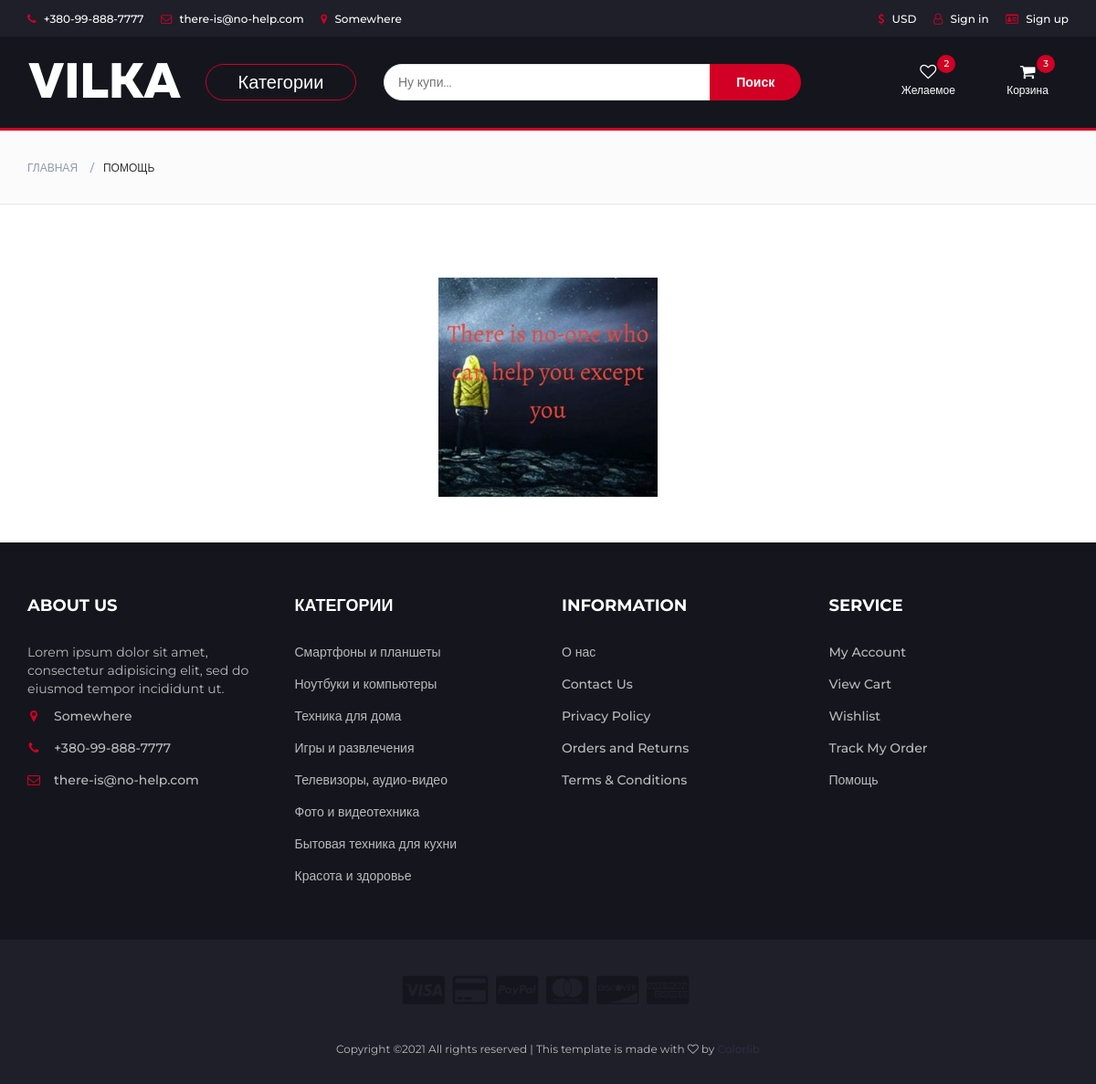
/help, run on the app's committed database.
### shop/models/categories/category.py (models this page shows, shortened)
class Category(models.Model):
    class Meta:
        verbose_name = 'Категория'
        verbose_name_plural = 'Категории'
    name = models.CharField(max_length=100, unique=True, db_index=True, verbose_name='Категория')
    slug = models.SlugField(max_length=100, unique=True, db_index=True, verbose_name='URL')
    image = models.ImageField(upload_to='photos/%Y/%m/%d/', null=True, verbose_name='Изображение')
    image_large = models.ImageField(upload_to='photos/%Y/%m/%d/', null=True, verbose_name='Большое изображение')
    def get_absolute_url(self):
        return reverse('category', kwargs={'slug': self.slug})

### shop/views.py (the view)
# urls.py: path('help', HelpView.as_view(), name='help'),
class HelpView(ViewDataMixin, TemplateView):
    template_name = 'shop/other/help.html'
    def get_context_data(self, *, object_list=None, **kwargs):
        base_context = super().get_context_data(**kwargs)
        mixin_context = self.get_mixin_context()
        return base_context | mixin_context

### shop/models/categories/subcategory.py (called while the page is built)
    def get_absolute_url(self):
        return reverse('subcategory', kwargs={'slug': self.slug})

### shop/templatetags/breadcrumb.py (called while the page is built)
@register.inclusion_tag('shop/base/breadcrumb.html')
def show_breadcrumb_single_title(text):
    breadcrumb = [Breadcrumb(text, None)]
    return {'breadcrumb': breadcrumb}

### shop/utils/mixins/view_data_mixin.py (called while the page is built)
    def get_mixin_context(self, **kwargs):
        context = kwargs
        context.update({
            'title': 'Интернет-магазин Vilka',
            'categories': Category.objects.prefetch_related('subcategory_set'),
        })
        return context

### shop/templates/shop/other/help.html
{% extends 'shop/base/base.html' %}
{% load static %}
{% load breadcrumb %}
{% block breadcrumb %}
    {% show_breadcrumb_single_title 'Помощь' %}
{% endblock breadcrumb %}
{% block content %}
    <img src="{% static 'shop/images/help.jpg' %}" alt="There is no-one who can help you except you"
         style="display: block; margin: 50px auto;width: 20%" >
{% endblock content %}

### shop/templates/shop/base/base.html (shortened to what this page needs)
{% load static %}
{% load shop_tags %}
<!DOCTYPE html>
<html lang="en">
	<head>
 		<link type="text/css" rel="stylesheet" href="{% static 'shop/css/bootstrap.min.css' %}"/>
 		<link type="text/css" rel="stylesheet" href="{% static 'shop/css/slick.css' %}"/>
 		<link type="text/css" rel="stylesheet" href="{% static 'shop/css/slick-theme.css' %}"/>
 		<link type="text/css" rel="stylesheet" href="{% static 'shop/css/nouislider.min.css' %}"/>
 		<link rel="stylesheet" href="{% static 'shop/css/font-awesome.min.css' %}">
 		<link type="text/css" rel="stylesheet" href="{% static 'shop/css/style.css' %}"/>
    </head>
	<body>
        <div class="wrapper">
            <header id="header-tag">
                <div id="top-header">
                    <div class="container">
                        <ul class="header-links pull-left">
                            <li><a href="#"><i class="fa fa-phone"></i> +380-99-888-7777</a></li>
                            <li><a href="#"><i class="fa fa-envelope-o"></i> there-is@no-help.com</a></li>
                            <li><a href="#"><i class="fa fa-map-marker"></i> Somewhere</a></li>
                        </ul>
                        <ul class="header-links pull-right">
                            <li><a href="#"><i class="fa fa-dollar"></i> USD</a></li>
                            {% if request.user.is_authenticated %}
                            <li><p class="username">{{ user.username }}</p></li>
                            <li><a href="{% url 'sign-out' %}"><i class="fa fa-user-out"></i> Sign out</a></li>
                            {% else %}
                            <li><a href="{% url 'sign-in' %}"><i class="fa fa-user-o"></i> Sign in</a></li>
                            <li><a href="{% url 'sign-up' %}"><i class="fa fa-user-up"></i> Sign up</a></li>
                            {% endif %}
                        </ul>
                    </div>
                </div>
                <div id="header">
                    <div class="container">
                        <div class="row">
                            <div class="col-md-2">
                                <div class="header-logo">
                                    <a href="{% url 'home' %}" class="logo">
                                        <img src="{% static 'shop/images/logo.png' %}" alt="VILKA">
                                    </a>
                                </div>
                            </div>
                            <div class="col-md-2">
                                <div class="categories">
                                    <a href="#popup" class="popup-link">
                                        <button class="categories-btn">Категории</button>
                                    </a>
                                </div>
                            </div>
                            <div class="col-md-5">
                                <div class="header-search">
                                    <form>
                                        <input class="input" placeholder="Ну купи...">
                                        <button class="search-btn">Поиск</button>
                                    </form>
                                </div>
                            </div>
                            <div class="col-md-3 clearfix">
                                <div class="header-ctn">
                                    <div>
                                        <a href="#">
                                            <i class="fa fa-heart-o"></i>
                                            <span>Желаемое</span>
                                            <div class="qty">2</div>
                                        </a>
                                    </div>
                                    <div class="dropdown">
                                        <a class="dropdown-toggle" data-toggle="dropdown" aria-expanded="true">
                                            <i class="fa fa-shopping-cart"></i>
                                            <span>Корзина</span>
                                            <div class="qty">3</div>
                                        </a>
                                    </div>
                                </div>
                            </div>
                        </div>
                    </div>
                </div>
            </header>
{% block breadcrumb %}
{% endblock breadcrumb %}
        <main class="main">
{% block content %}
{% endblock content %}
        </main>
            <footer id="footer">
                <div class="section">
                    <div class="container">
                        <div class="row">
                            <div class="col-md-3 col-xs-6">
                                <div class="footer">
                                    <h3 class="footer-title">About Us</h3>
                                    <p>Lorem ipsum dolor sit amet, consectetur adipisicing elit, sed do eiusmod tempor incididunt ut.</p>
                                    <ul class="footer-links">
                                        <li><a href="#"><i class="fa fa-map-marker"></i>Somewhere</a></li>
                                        <li><a href="#"><i class="fa fa-phone"></i>+380-99-888-7777</a></li>
                                        <li><a href="#"><i class="fa fa-envelope-o"></i>there-is@no-help.com</a></li>
                                    </ul>
                                </div>
                            </div>
                            <div class="col-md-3 col-xs-6">
                                <div class="footer">
                                    <h3 class="footer-title">Категории</h3>
                                    <ul class="footer-links">
                                        {% for category in categories %}
                                        <li><a href="{{ category.get_absolute_url }}">{{ category.name }}</a></li>
                                        {% endfor %}
                                    </ul>
                                </div>
                            </div>
                            <div class="col-md-3 col-xs-6">
                                <div class="footer">
                                    <h3 class="footer-title">Information</h3>
                                    <ul class="footer-links">
                                        <li><a href="{% url 'about_us' %}">О нас</a></li>
                                        <li><a href="#">Contact Us</a></li>
                                        <li><a href="#">Privacy Policy</a></li>
                                        <li><a href="#">Orders and Returns</a></li>
                                        <li><a href="#">Terms & Conditions</a></li>
                                    </ul>
                                </div>
                            </div>
                            <div class="col-md-3 col-xs-6">
                                <div class="footer">
                                    <h3 class="footer-title">Service</h3>
                                    <ul class="footer-links">
                                        <li><a href="#">My Account</a></li>
                                        <li><a href="#">View Cart</a></li>
                                        <li><a href="#">Wishlist</a></li>
                                        <li><a href="#">Track My Order</a></li>
                                        <li><a href="{% url 'help' %}">Помощь</a></li>
                                    </ul>
                                </div>
                            </div>
                        </div>
                    </div>
                </div>
                <div id="bottom-footer" class="section">
                    <div class="container">
                        <div class="row">
                            <div class="col-md-12 text-center">
                                <ul class="footer-payments">
                                    <li><a href="#"><i class="fa fa-cc-visa"></i></a></li>
                                    <li><a href="#"><i class="fa fa-credit-card"></i></a></li>
                                    <li><a href="#"><i class="fa fa-cc-paypal"></i></a></li>
                                    <li><a href="#"><i class="fa fa-cc-mastercard"></i></a></li>
                                    <li><a href="#"><i class="fa fa-cc-discover"></i></a></li>
                                    <li><a href="#"><i class="fa fa-cc-amex"></i></a></li>
                                </ul>
                                <span class="copyright">
                                    Copyright &copy;<script>document.write(new Date().getFullYear());</script> All rights reserved | This template is made with <i class="fa fa-heart-o" aria-hidden="true"></i> by <a href="https://colorlib.com" target="_blank">Colorlib</a>
                                </span>
                            </div>
                        </div>
                    </div>
                </div>
            </footer>
        </div>
	</body>
</html>

### shop/static/shop/css/style.css (style rules this page uses)
html, body { height: 100%; }
body { font-family: 'Montserrat', sans-serif; font-weight: 400; color: #333; }
h1, h2, h3, h4, h5, h6 { color: #2B2D42; font-weight: 700; margin: 0 0 10px; }
a { color: #2B2D42; font-weight: 500; -webkit-transition: 0.2s color; transition: 0.2s color; }
ul, ol { margin: 0; padding: 0; list-style: none }
.input { height: 40px; padding: 0px 15px; border: 1px solid #E4E7ED; background-color: #FFF; width: 100%; }
.section { padding-top: 30px; padding-bottom: 30px; }
#header-tag { border-bottom: 3px solid #D10024; }
#top-header { padding-top: 10px; padding-bottom: 10px; background-color: #1E1F29; }
.header-links li { display: inline-block; margin-right: 15px; font-size: 12px; }
.header-links li:last-child { margin-right: 0px; }
.header-links li a { color: #FFF; }
.header-links li i { color: #D10024; margin-right: 5px; }
#header { padding-top: 15px; padding-bottom: 15px; background-color: #15161D; }
.header-logo { float: left; }
.header-logo .logo img { display: block; }
.header-search { padding: 15px 0px; }
.header-search form { position: relative; }
.header-search form .input { width: calc(100% - 100px); margin-right: -4px; border-radius: 40px 0px 0px 40px; outline-width: 0; }
.header-search form .search-btn { height: 40px; width: 100px; background: #D10024; color: #FFF; font-weight: 700; border: none; border-radius: 0px 40px 40px 0px; }
.header-ctn { float: right; padding: 15px 0px; }
.header-ctn>div { display: inline-block; }
.header-ctn>div+div { margin-left: 15px; }
.header-ctn>div>a { display: block; position: relative; width: 90px; text-align: center; color: #FFF; }
.header-ctn>div>a>i { display: block; font-size: 18px; }
.header-ctn>div>a>span { font-size: 12px; }
.header-ctn>div>a>.qty { position: absolute; right: 15px; top: -10px; width: 20px; height: 20px; line-height: 20px; text-align: center; border-radius: 50%; font-size: 10px; color: #FFF; background-color: #D10024; }
#footer { background: #15161D; color: #B9BABC; }
#bottom-footer { background: #1E1F29; }
.footer { margin: 30px 0px; }
.footer .footer-title { color: #FFF; text-transform: uppercase; font-size: 18px; margin: 0px 0px 30px; }
.footer-links li+li { margin-top: 15px; }
.footer-links li a { color: #B9BABC; }
.footer-links li i { margin-right: 15px; color: #D10024; width: 14px; text-align: center; }
.copyright { margin-top: 30px; display: block; font-size: 12px; }
.footer-payments li { display: inline-block; margin-right: 5px; }
.footer-payments li a { color: #15161D; font-size: 36px; display: block; }
.wrapper { min-height: 100%; display: flex; flex-direction: column; }
.main { flex: 1 1 auto; }
.categories { padding: 15px 0px; }
.categories-btn { width: 100%; height: 40px; border:solid 1px #D10024; border-radius: 20px; background: rgba(255, 255, 255,0); font-size: 20px; text-decoration: none; color: #fff; font-family: 'Montserrat', sans-serif; transition-duration: 0.3s; }

### data on the page
Category: name "Смартфоны и планшеты"
Category: name "Ноутбуки и компьютеры"
Category: name "Техника для дома"
Category: name "Игры и развлечения"
Category: name "Телевизоры, аудио-видео"
Category: name "Фото и видеотехника"
Category: name "Бытовая техника для кухни"
Category: name "Красота и здоровье"

### other printed values
{{ bc.name }} "ПОМОЩЬ"
